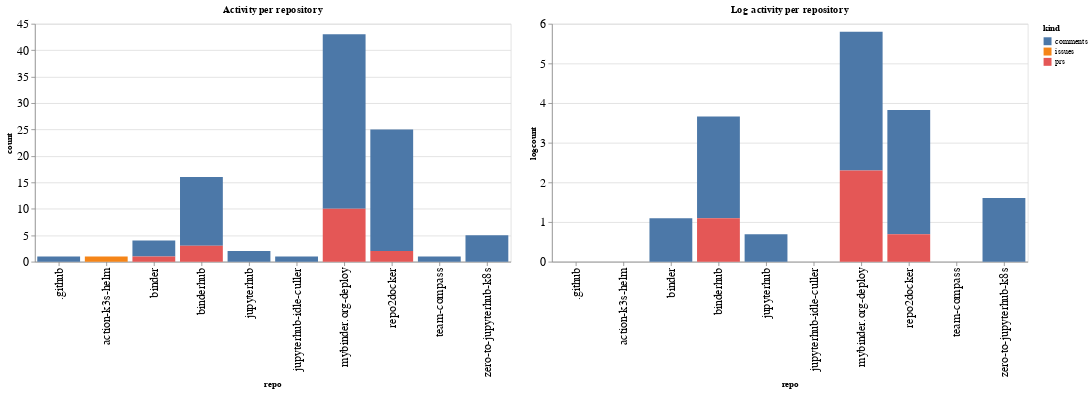

Notebook code cell kept with this figure:
### Code cell
ch1 = alt.Chart(repo_summaries, width=600, title="Activity per repository").mark_bar().encode(
    x='repo',
    y='count',
    color='kind',
    tooltip="kind"
)

ch2 = alt.Chart(repo_summaries, width=600, title="Log activity per repository").mark_bar().encode(
    x='repo',
    y='logcount',
    color='kind',
    tooltip="kind"
)

ch1 | ch2

### Figure 1 — Vega-Lite specification as saved in the notebook (floating-point values rounded to 4 significant figures)
{"config": {"axisLeft": {"labelFontSize": 15}, "axisBottom": {"labelFontSize": 15}}, "hconcat": [{"mark": "bar", "encoding": {"color": {"type": "nominal", "field": "kind"}, "tooltip": {"type": "nominal", "field": "kind"}, "x": {"type": "nominal", "field": "repo"}, "y": {"type": "quantitative", "field": "count"}}, "title": "Activity per repository", "width": 600}, {"mark": "bar", "encoding": {"color": {"type": "nominal", "field": "kind"}, "tooltip": {"type": "nominal", "field": "kind"}, "x": {"type": "nominal", "field": "repo"}, "y": {"type": "quantitative", "field": "logcount"}}, "title": "Log activity per repository", "width": 600}], "data": {"name": "data-11b4555fea4b01d2a5193756108aa1df"}, "$schema": "https://vega.github.io/schema/vega-lite/v4.8.1.json", "datasets": {"data-11b4555fea4b01d2a5193756108aa1df": [{"repo": ".github", "kind": "comments", "count": 1, "logcount": 0.0}, {"repo": "action-k3s-helm", "kind": "issues", "count": 1, "logcount": 0.0}, {"repo": "binder", "kind": "comments", "count": 3, "logcount": 1.099}, {"repo": "binder", "kind": "prs", "count": 1, "logcount": 0.0}, {"repo": "binderhub", "kind": "comments", "count": 13, "logcount": 2.565}, {"repo": "binderhub", "kind": "prs", "count": 3, "logcount": 1.099}, {"repo": "jupyterhub", "kind": "comments", "count": 2, "logcount": 0.6931}, {"repo": "jupyterhub-idle-culler", "kind": "comments", "count": 1, "logcount": 0.0}, {"repo": "mybinder.org-deploy", "kind": "comments", "count": 33, "logcount": 3.497}, {"repo": "mybinder.org-deploy", "kind": "prs", "count": 10, "logcount": 2.303}, {"repo": "repo2docker", "kind": "comments", "count": 23, "logcount": 3.135}, {"repo": "repo2docker", "kind": "prs", "count": 2, "logcount": 0.6931}, {"repo": "team-compass", "kind": "comments", "count": 1, "logcount": 0.0}, {"repo": "zero-to-jupyterhub-k8s", "kind": "comments", "count": 5, "logcount": 1.609}]}}
